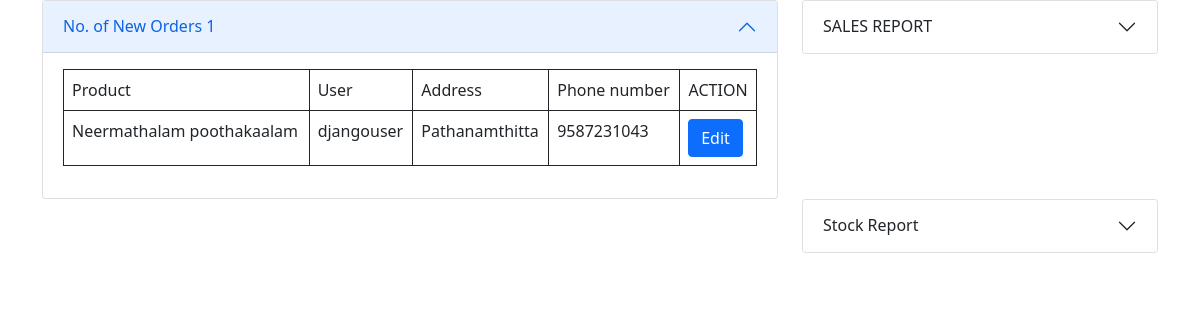
The page /owner/ (signed in) on the database its author committed.
### owner/models.py (models this page shows, shortened)
class Order(models.Model):
    product=models.ForeignKey(Book,on_delete=models.CASCADE)
    user=models.CharField(max_length=30)
    address=models.CharField(max_length=120)
    options=(
        ("ordered","ordered"),
        ("delivered","delivered"),
        ("cancelled","cancelled"),
        ("in_transit","in_transit")
    )
    status=models.CharField(max_length=30,choices=options,default="ordered")
    phone_number=models.CharField(max_length=12)
    expected_deliverydate=models.DateField(null=True)

class Book(models.Model):
    book_name=models.CharField(max_length=100,unique=True,blank=True)
    author=models.CharField(max_length=100)
    price=models.PositiveIntegerField()
    copies=models.PositiveIntegerField()
    category=models.CharField(max_length=100,null=True)
    image=models.ImageField(upload_to="images",null=True)

### customer/decorators.py (the view)
    def wrapper(request,id=None,*args,**kwargs):
        if not request.user.is_superuser:
            return redirect("signin")
        else:
            return func(request,id,*args,**kwargs)

### owner/views.py (called while the page is built)
@admin_permission_required
def dashboard(request,*args,**kwargs):
    stocks=Book.objects.all().order_by("copies")
    reports=Order.objects.values("product__book_name").annotate(counts=Count("product"))
    orders=Order.objects.filter(status="ordered")
    context={"orders":orders,"reports":reports,"stocks":stocks}
    return render(request,"dashboard.html",context)

### owner/templates/dashboard.html (shortened to what this page needs)
<!DOCTYPE html>
<html lang="en">
<head>
    <link href="https://cdn.jsdelivr.net/npm/bootstrap@5.1.1/dist/css/bootstrap.min.css" rel="stylesheet"
>
</head>
<body>
<div class="container">
    <div class="row">
        <div class="col-8">
            <div class="accordion-item">
                <h2 class="accordion-header" id="headingOne">
                    <button class="accordion-button" type="button" data-bs-toggle="collapse"
                            data-bs-target="#collapseOne" aria-expanded="true" aria-controls="collapseOne">
                        No. of New Orders {{orders|length}}
                    </button>
                </h2>
                <div id="collapseOne" class="accordion-collapse collapse show" aria-labelledby="headingOne"
                     data-bs-parent="#accordionExample">
                    <div class="accordion-body">
                        <table class="table table-bordered border-dark">
                            <tr>
                                <td>Product</td>
                                <td>User</td>
                                <td>Address</td>
                                <td>Phone number</td>
                                <td class="text-center">ACTION</td>
                            </tr>
                            {%for order in orders%}
                            <tr>
                                <td>{{order.product.book_name}}</td>
                                <td>{{order.user}}</td>
                                <td>{{order.address}}</td>
                                <td>{{order.phone_number}}</td>
                                <td><a type="submit" href="{%url 'dashedit' order.id %}" class="btn btn-primary">Edit</a></td>
                            </tr>
                            {%endfor%}
                        </table>
                    </div>
                </div>
            </div>
        </div>
        <div class="col-4">
            <div class="accordion-item">
                <h2 class="accordion-header" id="headingTwo">
                    <button class="accordion-button collapsed" type="button" data-bs-toggle="collapse"
                            data-bs-target="#collapseTwo" aria-expanded="false" aria-controls="collapseTwo">
                        SALES REPORT
                    </button>
                </h2>
            </div>
        </div>
    </div>
    <div class="row">
        <div class="col-8"></div>
        <div class="col-4">
            <div class="accordion-item">
                <h2 class="accordion-header" id="headingThree">
                    <button class="accordion-button collapsed" type="button" data-bs-toggle="collapse"
                            data-bs-target="#collapseThree" aria-expanded="false" aria-controls="collapseThree">
                        Stock Report
                    </button>
                </h2>
            </div>
        </div>
    </div>
</div>
</body>
</html>

### rows shown on the page
Order: product.book_name "Neermathalam poothakaalam", user "djangouser", address "Pathanamthitta", phone_number "9587231043"

### other values the page prints
{{ orders|length }} "1"
